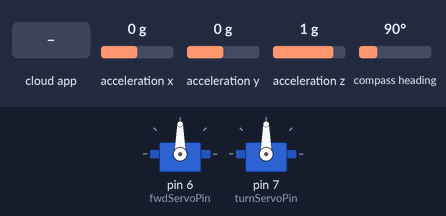
The sketch below on a simulated Arduino Mega 2560, built with avr-gcc and run on an emulated ATmega2560. Parts: 2 × servo. The test bench sets the inputs (shaded band); at power-on: acceleration x 0 g, acceleration y 0 g, acceleration z 1 g, compass heading 90°. The ROS host is connected and sends only what is stated.

Above: at 1.5 s.
1.6 s: the phone or cloud app sets linear.x to -100
At 2.0 s:
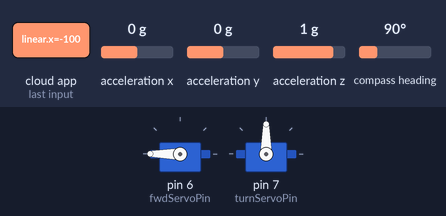
3.1 s: the phone or cloud app sets angular.z to -100
At 4.3 s:
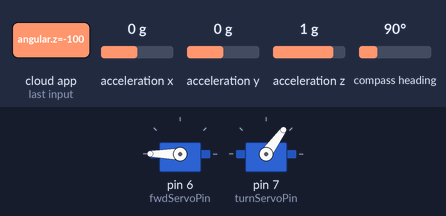
4.6 s: the phone or cloud app sets linear.x to 0
At 5.3 s:
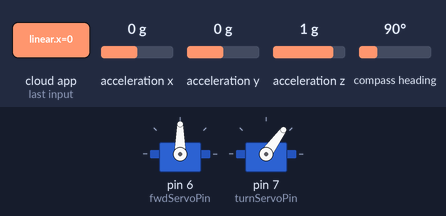
6.1 s: the phone or cloud app sets angular.z to 100
At 6.5 s:
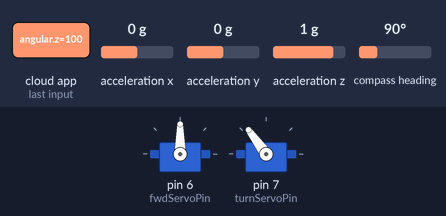
7.6 s: the phone or cloud app sets linear.x to 100
At 8.8 s:
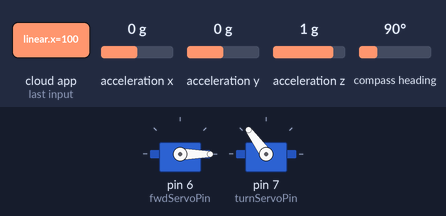
9.1 s: the phone or cloud app sets angular.z to 0
At 10.0 s:
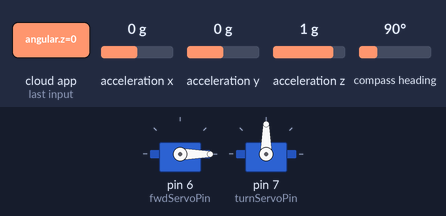
Timing chart, 0 to 11.6 s (numbered marks = the images above; inputs shaded):
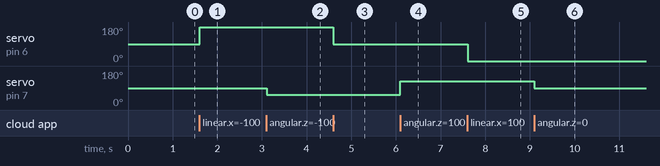

The sketch:

main_firmware.ino
```cpp
#define USE_USBCON
#include <ros.h>
#include <ros/time.h>
#include <geometry_msgs/Twist.h>
#include <geometry_msgs/Pose2D.h>
#include <geometry_msgs/Pose.h>
#include <nav_msgs/Odometry.h>
#include <Wire.h>
#include <QuadratureEncoder.h>
#include <Odometer.h>
#include <math.h>
#include <Adafruit_Sensor.h>
#include <Adafruit_BNO055.h>
#include <utility/imumaths.h>
#include <Servo.h>

//servo pin setup
int fwdServoPin = 6;
int turnServoPin = 7;
int fwdThrust = 90;
int turnThrust = 90;
Servo fwdMotor;
Servo turnMotor;

//localizaton varialbles
float xVector = 0;
float yVector = 0;
float dWay = 0;
float ddWay = 0;
float hold = 0;

long hold_millis = 0;
long millis_passed = 0;
long before_millis = 0;

float current_speed;

//bno055 setup
Adafruit_BNO055 bno = Adafruit_BNO055(55);
imu::Vector<3> gyro;
int bnoRstPin = 26;
imu::Quaternion quat;


//encoderPinSetup
int encoderLA = 38;
int encoderLB = 40;
int encoderRA = 42;
int encoderRB = 44;

//object definitions
Encoder leftEncoder(LEFT);
Encoder rightEncoder(RIGHT);
Odometer pyhsical_odom;

//function definitions
void rightHandlerA();   //functions for encoder interrupt handlers
void rightHandlerB();
void leftHandlerA();
void leftHandlerB();

inline double degToRad(double deg);
float map_func(float value, float inMin, float inMax, float outMin, float outMax);
void reset_BNO055();


/*
    ------------- ROS ------------
*/
ros::NodeHandle  nh;
geometry_msgs::Pose2D pose2d;
geometry_msgs::Twist speed_msg;
geometry_msgs::Pose pose;
double x = 1.0;
double y = 0.0;
double theta = 1.57;
void cmd_vel_handle( const geometry_msgs::Twist& msg);
ros::Publisher pose2d_publisher("/pose2d", &pose2d);
ros::Publisher pose_publisher("/pose", &pose);
ros::Publisher speed_publisher("/speed", &speed_msg);
ros::Subscriber<geometry_msgs::Twist> cmd_vel_subscriber("/cmd_vel", &cmd_vel_handle );
/*
    ------------- ROS ------------
*/


void setup()
{

  digitalWrite(13, LOW);
  pinMode(bnoRstPin, OUTPUT);

  //rosnode initialize
  nh.initNode();
  nh.subscribe(cmd_vel_subscriber);
  nh.advertise(pose2d_publisher);
  nh.advertise(pose_publisher);
  nh.advertise(speed_publisher);

  //encoder setup for odometer
  rightEncoder.attach(encoderRA, encoderRB);
  leftEncoder.attach(encoderLA, encoderLB);
  leftEncoder.initialize();
  rightEncoder.initialize();
  attachInterrupt(digitalPinToInterrupt(leftEncoder.greenCablePin), leftHandlerA , CHANGE);
  attachInterrupt(digitalPinToInterrupt(leftEncoder.yellowCablePin), leftHandlerB , CHANGE);
  attachInterrupt(digitalPinToInterrupt(rightEncoder.greenCablePin), rightHandlerA , CHANGE);
  attachInterrupt(digitalPinToInterrupt(rightEncoder.yellowCablePin), rightHandlerB , CHANGE);

  reset_BNO055();

  //initialize bno055 absolute orientation sensor
  while (!bno.begin()) {
    nh.logerror("NO BNO055 detected. Check your wiring.");
    reset_BNO055();
  }

  bno.setExtCrystalUse(true);
  delay(100);

  //PWM motor controller setup
  fwdMotor.attach(fwdServoPin);
  turnMotor.attach(turnServoPin);

  turnMotor.write(90);
  fwdMotor.write(90);

}

void loop()
{

  //get values from encoders for odometer
  hold = pyhsical_odom.getWay() / float(100);
  dWay = hold - ddWay;
  ddWay = hold;

  hold_millis = millis();
  millis_passed = hold_millis - before_millis ;
  before_millis = hold_millis;

  sensors_event_t event;
  bno.getEvent(&event);
  quat = bno.getQuat();
  quat.normalize();
//  imu::Vector<3> vec(0.0, 0.0, 1.0);
//  quat.rotateVector(vec);
  yVector = yVector + dWay * sin(degToRad(map_func(event.orientation.x,0,360,360,0)));
  xVector = xVector + dWay * cos(degToRad(map_func(event.orientation.x,0,360,360,0)));

  //correct the orientation
  pose2d.x = xVector;
  pose2d.y = yVector;
  pose2d.theta = degToRad(map_func(event.orientation.x,0,360,360,0));

  current_speed = dWay / millis_passed;

  // Pose2D publisher
  pose2d_publisher.publish( &pose2d );

  // Pose -> Position
  pose.position.x = pose2d.x;
  pose.position.y = pose2d.y;
  pose.position.z = 0.0;
  pose.orientation.x = quat.x();
  pose.orientation.y = quat.y();
  pose.orientation.z = quat.z();
  pose.orientation.w = quat.w();

  // Twist -> Linear
  speed_msg.linear.x = current_speed;// speed that is currently going
  speed_msg.linear.y = 0;
  speed_msg.linear.z = 0;
  // Twist -> Angular
  speed_msg.angular.x = 0;
  speed_msg.angular.y = 0;
  speed_msg.angular.z = degToRad(event.gyro.x);

  pose_publisher.publish(&pose);
  speed_publisher.publish(&speed_msg);

  nh.spinOnce();

  delay(1);
}


void rightHandlerA() {
  rightEncoder.handleInterruptGreen();
  pyhsical_odom.rightEncoderTick = rightEncoder.encoderTicks;
}
void rightHandlerB() {
  rightEncoder.handleInterruptYellow();
  pyhsical_odom.rightEncoderTick = rightEncoder.encoderTicks;
}

void leftHandlerA() {
  leftEncoder.handleInterruptGreen();
  pyhsical_odom.leftEncoderTick = leftEncoder.encoderTicks;
}
void leftHandlerB() {
  leftEncoder.handleInterruptYellow();
  pyhsical_odom.leftEncoderTick = leftEncoder.encoderTicks;
}

inline double degToRad(double deg) {
  return deg * M_PI / 180.0;
}

float map_func(float value, float inMin, float inMax, float outMin, float outMax) {
  return (value - inMin) * (outMax - outMin) / (inMax - inMin) + outMin;
}

void cmd_vel_handle( const geometry_msgs::Twist& msg) {
  float fwd_message = msg.linear.x;
  float turn_message = msg.angular.z;

  fwdMotor.write(
    int(map_func(fwd_message, -0.7, 0.7 , 180 , 0))
  );
  turnMotor.write(
    int(map_func(turn_message, -2.5, 2.5 , 0, 180))
  );
}

void reset_BNO055(){
    digitalWrite(bnoRstPin, LOW);
    delay(100);
    digitalWrite(bnoRstPin, HIGH);
    delay(100);
}
```

Measured:
- after the input at 1.6 s, servo on pin 6 (fwdServoPin): 90° → 180° at once
- after the input at 3.1 s, servo on pin 7 (turnServoPin): 90° → 54° at once
- after the input at 4.6 s, servo on pin 6 (fwdServoPin): 180° → 90° at once
- after the input at 6.1 s, servo on pin 7 (turnServoPin): 54° → 126° at once
- after the input at 7.6 s, servo on pin 6 (fwdServoPin): 90° → 0° at once
- after the input at 9.1 s, servo on pin 7 (turnServoPin): 126° → 90° at once
